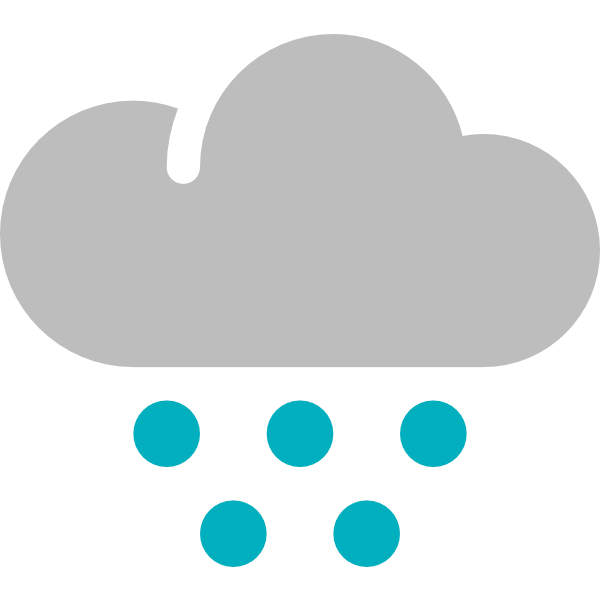
#> input picture examples/3. Projects/1-Weather_station_example/icons/h.png, 600 x 600 px; its folder holds only this picture in this run
$ python iconConvert.py
#> lines starting #> are read from the running program, lines starting #| are printed output that depends on the picture
# -----------
# Simple python script to
# create icon header files for Inkplate 6
# Arduino sketches
#
# Takes all files from /icons and saves them to /binary_icons
#
#July 2020 by e-radionica.com
#
# -----------

from PIL import Image
import os, sys

if not os.path.isdir("./binary_icons"):
    os.mkdir(os.path.abspath(os.getcwd()) + "/binary_icons")

for file in os.listdir("./icons"):
    im = Image.open("./icons/" + file)
#> im is the input picture: PIL image 600x600 RGBA; mean R, G, B, A 79.6, 87.7, 88.5, 118.2
    im = im.resize((152, 152))
#> im: PIL image 152x152 RGBA
    alp = im.split()[-1]
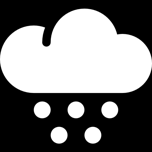
#> alp: PIL image 152x152 L; min 0, max 255, mean 118.3
    s = [0 for x in range(152 * 152)]
    for y in range(152):
        for x in range(152):
            # print(im.getpixel((x, y)))
            if alp.getpixel((x, y)) > 128:
                s[(x + 152 * y) // 8] |= 1 << (7 - (x + 152 * y) % 8)

    with open("./binary_icons/icon_" + file[:-4] + ".h", "w") as f:
        print("const uint8_t icon_" + file[:-4] + "[] PROGMEM = {", file=f)
        print(",".join(list(map(hex, s))), file=f)
        print("};", file=f)

$ run again, on examples/3. Projects/1-Weather_station_example/icons/s.png
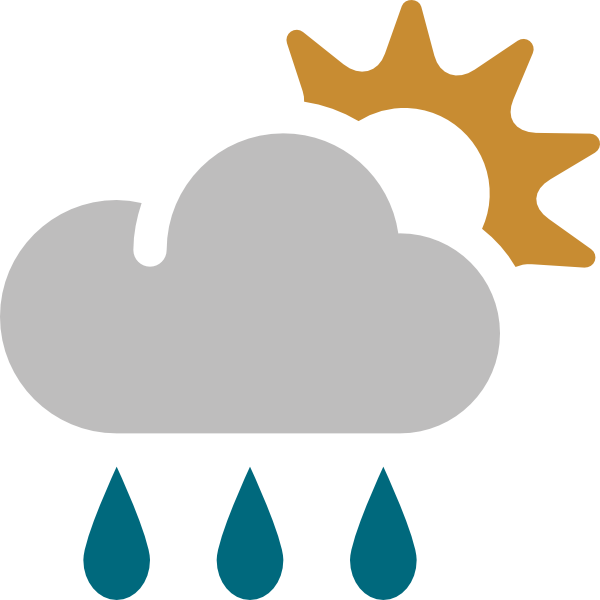
#> input picture examples/3. Projects/1-Weather_station_example/icons/s.png, 600 x 600 px
#> im is the input picture: PIL image 600x600 RGBA; mean R, G, B, A 147.3, 152, 127.6, 108.8
#> im: PIL image 152x152 RGBA
#> `alp = im.split()[-1]`:
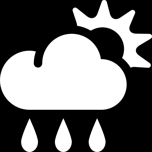
#> alp: PIL image 152x152 L; min 0, max 255, mean 108.8

$ run again, on examples/3. Projects/1-Weather_station_example/icons/sl.png
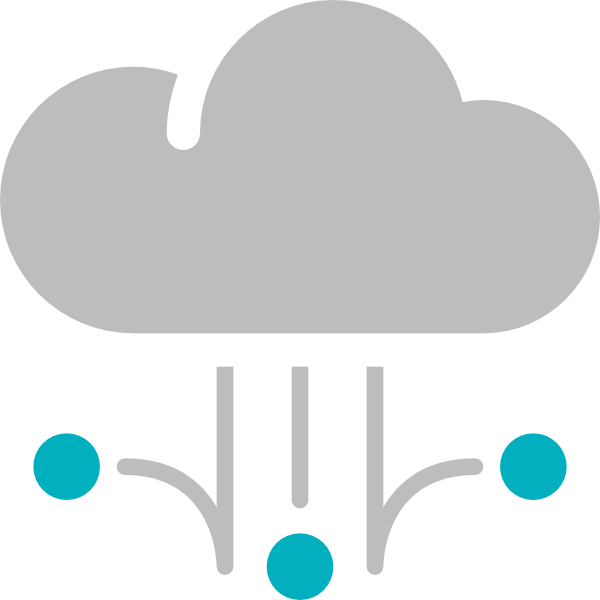
#> input picture examples/3. Projects/1-Weather_station_example/icons/sl.png, 600 x 600 px
#> im is the input picture: PIL image 600x600 RGBA; mean R, G, B, A 171.4, 188.2, 189.6, 122.9
#> im: PIL image 152x152 RGBA
#> `alp = im.split()[-1]`:
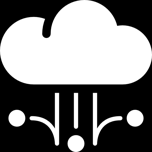
#> alp: PIL image 152x152 L; min 0, max 255, mean 122.9

$ run again, on examples/3. Projects/1-Weather_station_example/icons/t.png
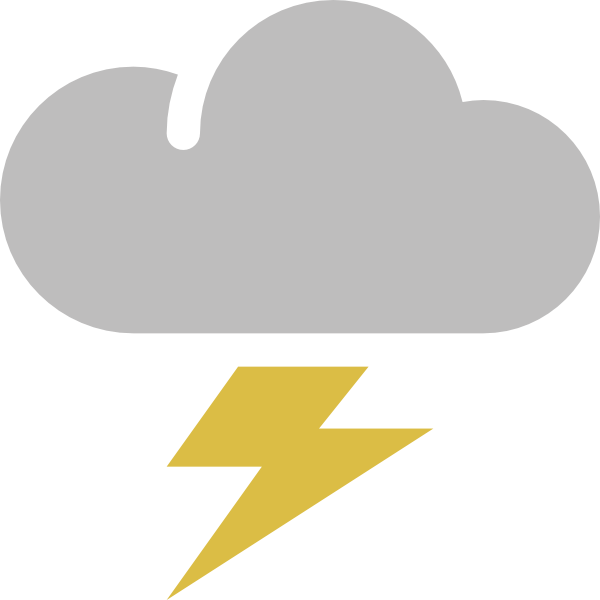
#> input picture examples/3. Projects/1-Weather_station_example/icons/t.png, 600 x 600 px
#> im is the input picture: PIL image 600x600 RGBA; mean R, G, B, A 94.4, 92, 83.8, 123
#> im: PIL image 152x152 RGBA
#> `alp = im.split()[-1]`:
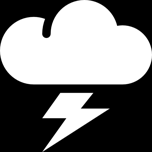
#> alp: PIL image 152x152 L; min 0, max 255, mean 123
